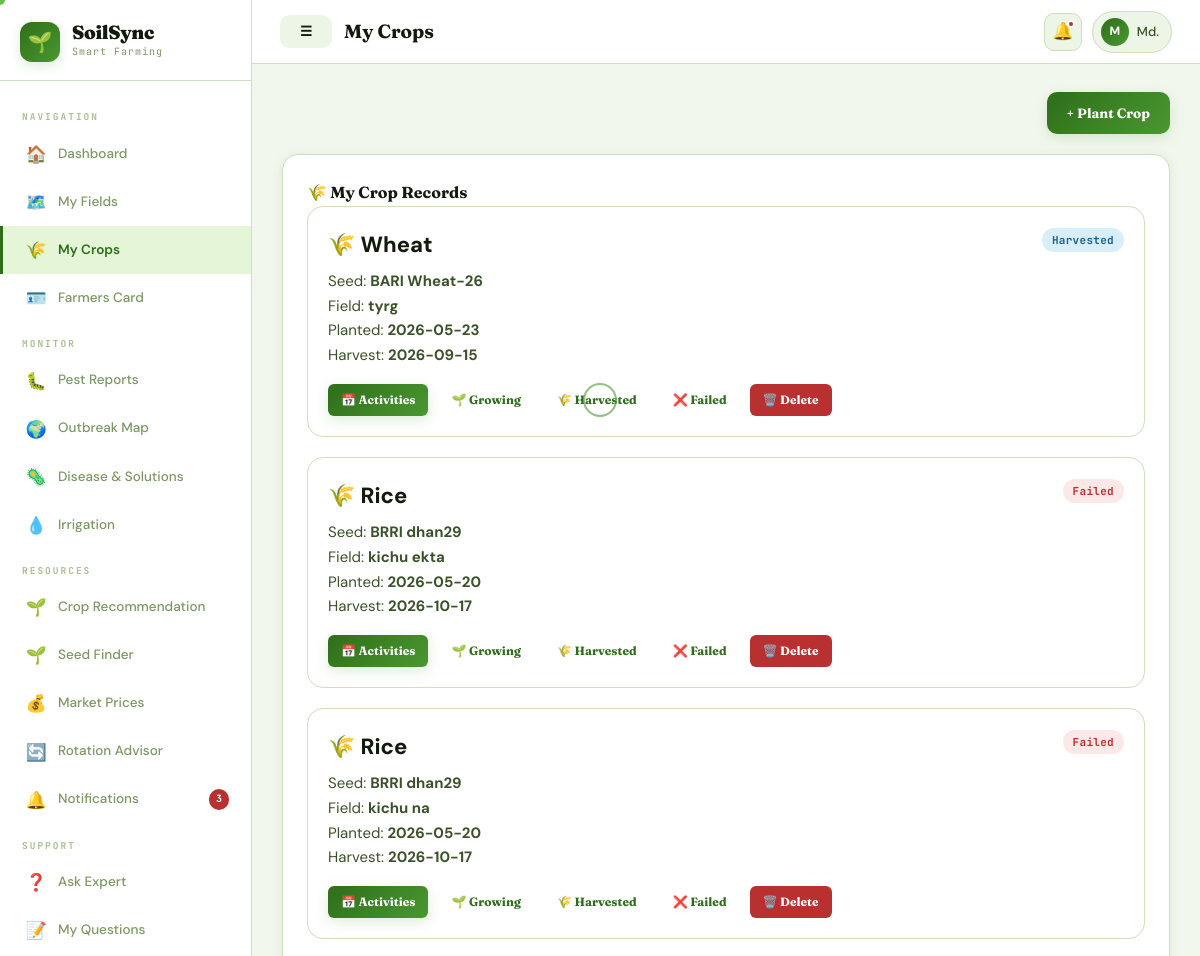
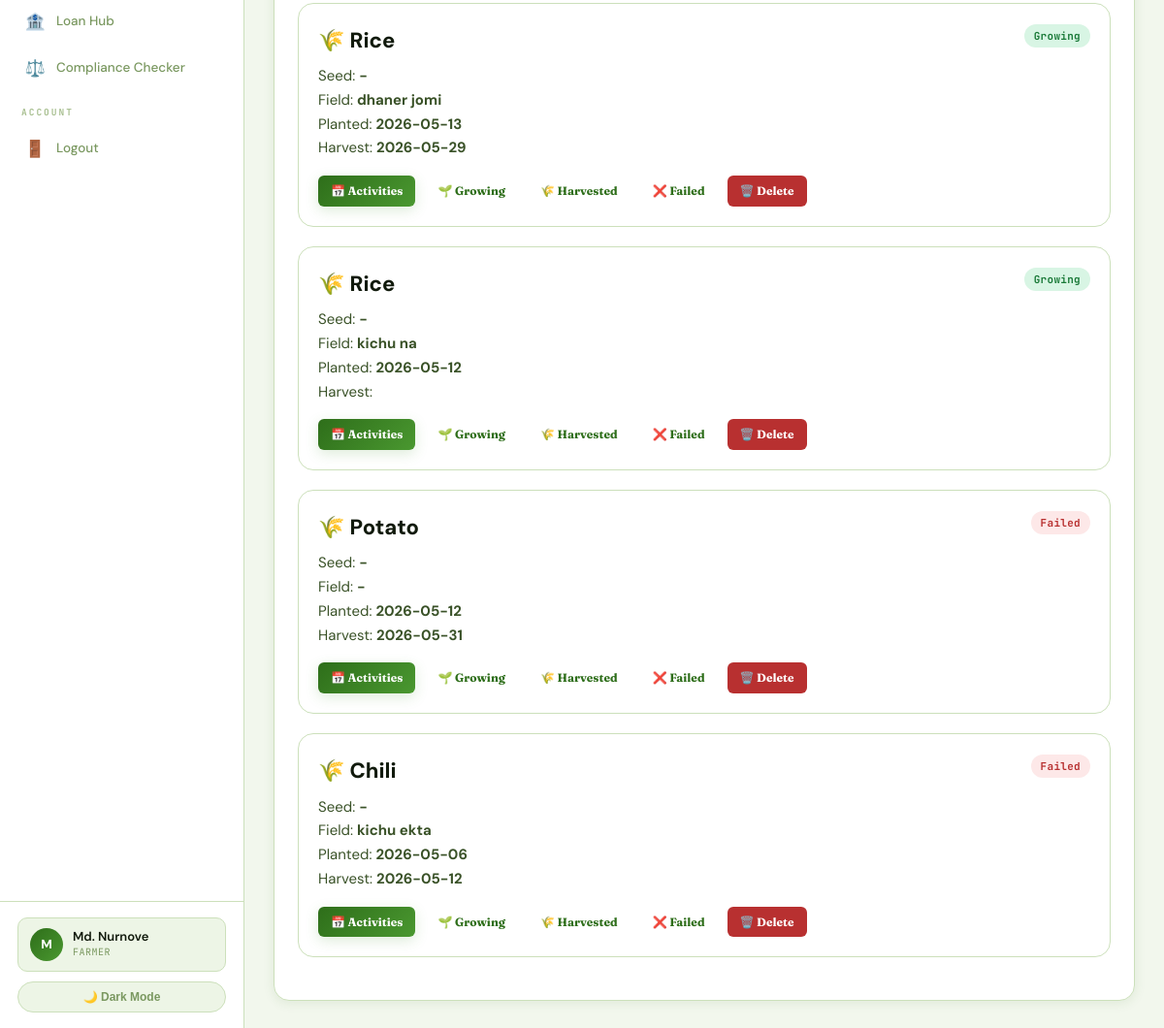
The app's page /crops.php (signed in) with its own data (2 pictures, top to bottom).
### tables this page shows
CREATE TABLE `users` (
  `id` int(11) NOT NULL,
  `name` varchar(100) NOT NULL,
  `phone` varchar(20) NOT NULL,
  `password` varchar(255) NOT NULL,
  `role` enum('farmer','expert','admin') DEFAULT 'farmer',
  `location_id` int(11) DEFAULT NULL,
  `created_at` timestamp NOT NULL DEFAULT current_timestamp(),
  `fc_card_number` varchar(20) DEFAULT NULL,
  `fc_category` enum('landless','marginal','small','medium','large') DEFAULT NULL,
  `fc_land_size` decimal(8,2) DEFAULT NULL,
  `fc_bank_account` varchar(30) DEFAULT NULL,
  `fc_registered_at` datetime DEFAULT NULL,
  `fc_phase` enum('pre_pilot','pilot','national') DEFAULT NULL
);

CREATE TABLE `farmer_crops` (
  `id` int(11) NOT NULL,
  `user_id` int(11) NOT NULL,
  `crop_id` int(11) NOT NULL,
  `field_id` int(11) DEFAULT NULL,
  `seed_id` int(11) DEFAULT NULL,
  `planted_date` date NOT NULL,
  `expected_harvest` date DEFAULT NULL,
  `status` enum('growing','harvested','failed') DEFAULT 'growing',
  `created_at` timestamp NOT NULL DEFAULT current_timestamp()
);

CREATE TABLE `crops` (
  `id` int(11) NOT NULL,
  `name` varchar(100) NOT NULL,
  `description` text DEFAULT NULL
);

CREATE TABLE `seeds` (
  `id` int(11) NOT NULL,
  `crop_id` int(11) NOT NULL,
  `name` varchar(100) NOT NULL,
  `type` varchar(50) DEFAULT NULL,
  `yield_info` text DEFAULT NULL,
  `pest_resistance` tinyint(1) DEFAULT 0,
  `harvest_days` int(11) DEFAULT NULL
);

CREATE TABLE `fields` (
  `id` int(11) NOT NULL,
  `user_id` int(11) NOT NULL,
  `name` varchar(100) NOT NULL,
  `area` decimal(10,2) DEFAULT NULL,
  `soil_type` enum('Sandy','Clay','Loamy','Silt','Peaty','Chalky') NOT NULL,
  `location_id` int(11) DEFAULT NULL,
  `created_at` timestamp NOT NULL DEFAULT current_timestamp()
);

### db.php (called while the page is built, shortened)
<?php
function isLoggedIn(): bool {
    return isset($_SESSION['user_id']) && !empty($_SESSION['user_id']);
}
function currentUser($conn): ?array {
    $id = (int)$_SESSION['user_id'];
    $r = $conn->query("
        SELECT u.*, l.division, l.district
        FROM users u
        LEFT JOIN locations l ON u.location_id=l.id
        WHERE u.id=$id
        LIMIT 1
    ");
    return $r ? $r->fetch_assoc() : null;
}
function unreadCount($conn, int $uid): int {
    $r = $conn->query("
        SELECT COUNT(*) AS c
        FROM notifications
        WHERE user_id=$uid AND is_read=0
    ");
    return $r ? (int)$r->fetch_assoc()['c'] : 0;
}
?>

### crops.php (the view, shortened to what this page needs)
<?php
require_once 'db.php';
$pageTitle = 'My Crops';
$activeNav = 'crops';
$user = currentUser($conn);
$uid = (int)$user['id'];
$myCrops = $conn->query("
SELECT
    fc.*,
    c.name AS crop_name,
    f.name AS field_name,
    s.name AS seed_name,
    s.type AS seed_type
FROM farmer_crops fc
JOIN crops c
ON fc.crop_id = c.id
LEFT JOIN fields f
ON fc.field_id = f.id
LEFT JOIN seeds s
ON fc.seed_id = s.id
WHERE fc.user_id = $uid
ORDER BY fc.created_at DESC
");
include 'layout.php';
?>
<div style="
    display:flex;
    justify-content:flex-end;
    margin-bottom:20px;
">
    <a
        href="crops.php?action=add"
        class="btn btn-primary"
    >
        + Plant Crop
    </a>
</div>
<div class="card">
<div class="card-title">
    🌾 My Crop Records
</div>
<?php if ($myCrops->num_rows === 0): ?>
<div class="empty-state">
    <div class="empty-icon">
        🌾
    </div>
    <p>No crops yet</p>
</div>
<?php else: ?>
<?php while ($cr = $myCrops->fetch_assoc()): ?>
<?php
$s = $cr['status'] ?? 'growing';
$scls =
    $s === 'growing'
    ? 'badge-success'
    : (
        $s === 'harvested'
        ? 'badge-info'
        : 'badge-danger'
    );
?>
<div style="
    border:1px solid var(--border);
    border-radius:16px;
    padding:20px;
    margin-bottom:20px;
    background:var(--surface);
">
    <div style="
        display:flex;
        justify-content:space-between;
        align-items:flex-start;
        gap:20px;
        flex-wrap:wrap;
    ">
        <div>
            <div style="
                font-size:22px;
                font-weight:800;
                margin-bottom:6px;
            ">
                🌾 <?= htmlspecialchars($cr['crop_name']) ?>
            </div>
            <div style="color:var(--text2)">
                Seed:
                <b><?= htmlspecialchars($cr['seed_name'] ?? '-') ?></b>
            </div>
            <div style="color:var(--text2)">
                Field:
                <b><?= htmlspecialchars($cr['field_name'] ?? '-') ?></b>
            </div>
            <div style="color:var(--text2)">
                Planted:
                <b><?= $cr['planted_date'] ?></b>
            </div>
            <div style="color:var(--text2)">
                Harvest:
                <b><?= $cr['expected_harvest'] ?></b>
            </div>
        </div>
        <div>
            <span class="badge <?= $scls ?>">
                <?= ucfirst($s) ?>
            </span>
        </div>
    </div>
    <div style="
        display:flex;
        gap:10px;
        flex-wrap:wrap;
        margin-top:16px;
    ">
        <a
            href="activity_schedule.php?crop=<?= $cr['id'] ?>"
            class="btn btn-primary btn-sm"
        >
            📅 Activities
        </a>
        <a
            href="crops.php?status=growing&cid=<?= $cr['id'] ?>"
            class="btn btn-success btn-sm"
        >
            🌱 Growing
        </a>
        <a
            href="crops.php?status=harvested&cid=<?= $cr['id'] ?>"
            class="btn btn-info btn-sm"
        >
            🌾 Harvested
        </a>
        <a
            href="crops.php?status=failed&cid=<?= $cr['id'] ?>"
            class="btn btn-warning btn-sm"
        >
            ❌ Failed
        </a>
        <a
            href="crops.php?delete=<?= $cr['id'] ?>"
            class="btn btn-danger btn-sm"
            onclick="return confirm('Delete crop?')"
        >
            🗑️ Delete
        </a>
    </div>
</div>
<?php endwhile; ?>
<?php endif; ?>
</div>
<?php include 'layout_end.php'; ?>

### layout.php (shortened to what this page needs)
<?php
$user        = currentUser($conn);
$uid         = $user ? (int)$user['id'] : 0;
$userName    = $user['name'] ?? 'User';
$userInitial = strtoupper(substr($userName, 0, 1));
$userRole    = $user['role'] ?? 'farmer';
$notifCount  = $uid ? unreadCount($conn, $uid) : 0;
$nav = [];
switch ($userRole) {
 case 'farmer':
$nav = [
  'main' => [
    ['href'=>'dashboard.php','icon'=>'🏠','label'=>'Dashboard','key'=>'dashboard'],
    ['href'=>'fields.php','icon'=>'🗺️','label'=>'My Fields','key'=>'fields'],
    ['href'=>'crops.php','icon'=>'🌾','label'=>'My Crops','key'=>'crops'],
    ['href'=>'farmers_card.php','icon'=>'🪪','label'=>'Farmers Card','key'=>'farmers_card'],
  ],
  'monitor' => [
    ['href'=>'pest_report.php','icon'=>'🐛','label'=>'Pest Reports','key'=>'pest'],
    ['href'=>'outbreak_map.php','icon'=>'🌍','label'=>'Outbreak Map','key'=>'outbreak'],
    ['href'=>'disease.php','icon'=>'🦠','label'=>'Disease & Solutions','key'=>'disease'],
    ['href'=>'irrigation.php','icon'=>'💧','label'=>'Irrigation','key'=>'irrigation'],
  ],
  'resources' => [
    ['href'=>'crop_recommend.php','icon'=>'🌱','label'=>'Crop Recommendation','key'=>'crop_recommend'],
    ['href'=>'seeds.php','icon'=>'🌱','label'=>'Seed Finder','key'=>'seeds'],
    ['href'=>'market.php','icon'=>'💰','label'=>'Market Prices','key'=>'market'],
    ['href'=>'crop_rotation.php','icon'=>'🔄','label'=>'Rotation Advisor','key'=>'rotation'],
    ['href'=>'notifications.php','icon'=>'🔔','label'=>'Notifications','key'=>'notifications','badge'=>$notifCount],
  ],
  'support' => [
    ['href'=>'faq.php','icon'=>'❓','label'=>'Ask Expert','key'=>'faq'],
    ['href'=>'my_questions.php','icon'=>'📝','label'=>'My Questions','key'=>'myq'],
    ['href'=>'loan_hub.php','icon'=>'🏦','label'=>'Loan Hub','key'=>'loan_hub'],
    ['href'=>'compliance_checker.php','icon'=>'⚖️','label'=>'Compliance Checker','key'=>'compliance'],
  ],
];
break;
}
?>
<!DOCTYPE html>
<html lang="en" data-theme="light">
<head>
  <link rel="stylesheet" href="style.css">
</head>
<body>
<div class="app-layout">
  <aside class="sidebar" id="sidebar">
    <div class="sidebar-logo">
      <div class="logo-badge">🌱</div>
      <div class="logo-text-wrap">
        <div class="logo-name">SoilSync</div>
        <div class="logo-tag">Smart Farming</div>
      </div>
    </div>
    <nav class="sidebar-nav">
      <?php
      $sectionLabels = [
        'main'=>'Navigation',
        'monitor'=>'Monitor',
        'resources'=>'Resources',
        'expert'=>'Expert Tools',
        'admin'=>'Administration'
      ];
      foreach ($nav as $section => $items):
      ?>
        <div class="nav-section-label">
          <?= $sectionLabels[$section] ?? ucfirst($section) ?>
        </div>
        <?php foreach ($items as $item):
          $isActive = ($activeNav ?? '') === $item['key'];
        ?>
          <a href="<?= $item['href'] ?>" class="nav-item <?= $isActive ? 'active' : '' ?>">
            <span class="nav-ic"><?= $item['icon'] ?></span>
            <span><?= $item['label'] ?></span>
            <?php if (!empty($item['badge']) && $item['badge'] > 0): ?>
              <span class="nav-badge"><?= $item['badge'] ?></span>
            <?php endif; ?>
          </a>
        <?php endforeach; ?>
      <?php endforeach; ?>
      <div class="nav-section-label">Account</div>
      <a href="logout.php" class="nav-item">
        <span class="nav-ic">🚪</span>
        <span>Logout</span>
      </a>
    </nav>
    <div class="sidebar-footer">
      <div class="sidebar-user">
        <div class="u-av"><?= $userInitial ?></div>
        <div>
          <div class="u-name"><?= htmlspecialchars($userName) ?></div>
          <div class="u-role"><?= ucfirst($userRole) ?></div>
        </div>
      </div>
      <button class="theme-btn" onclick="toggleTheme()">
        🌙 Dark Mode
      </button>
    </div>
  </aside>
  <div class="main-wrap">
    <header class="topbar">
      <div class="topbar-left">
        <button class="mobile-menu-btn btn" id="mobileMenuBtn">☰</button>
        <span class="topbar-title"><?= htmlspecialchars($pageTitle ?? 'Dashboard') ?></span>
      </div>
      <div class="topbar-right">
        <a href="notifications.php" class="topbar-notif-btn">
          🔔
          <?php if ($notifCount > 0): ?>
            <span class="notif-dot"></span>
          <?php endif; ?>
        </a>
        <div class="topbar-user">
          <div class="t-av"><?= $userInitial ?></div>
          <span><?= htmlspecialchars(explode(' ', $userName)[0]) ?></span>
        </div>
      </div>
    </header>
    <div class="page-body">

### records on screen
users: name "M", name "Md. Nurnove", role "FARMER", name "Md."
farmer_crops: crop.name "Wheat", seed.name "BARI Wheat-26", field.name "tyrg", planted_date "2026-05-23", expected_harvest "2026-09-15", status "Harvested"
farmer_crops: crop.name "Rice", seed.name "BRRI dhan29", field.name "kichu ekta", planted_date "2026-05-20", expected_harvest "2026-10-17", status "Failed"
farmer_crops: crop.name "Rice", seed.name "BRRI dhan29", field.name "kichu na", planted_date "2026-05-20", expected_harvest "2026-10-17", status "Failed"
farmer_crops: crop.name "Rice", seed_name "-", field.name "dhaner jomi", planted_date "2026-05-13", expected_harvest "2026-05-29", status "Growing"
farmer_crops: crop.name "Rice", seed_name "-", field.name "kichu na", planted_date "2026-05-12", status "Growing"
farmer_crops: crop.name "Potato", seed_name "-", field_name "-", planted_date "2026-05-12", expected_harvest "2026-05-31", status "Failed"
farmer_crops: crop.name "Chili", seed_name "-", field.name "kichu ekta", planted_date "2026-05-06", expected_harvest "2026-05-12", status "Failed"

### other values on screen
$sectionLabels[$section] "NAVIGATION"
$item['icon'] "🏠"
$item['label'] "Dashboard"
$item['icon'] "🗺️"
$item['label'] "My Fields"
$item['icon'] "🌾"
$item['label'] "My Crops"
$item['icon'] "🪪"
$item['label'] "Farmers Card"
$sectionLabels[$section] "MONITOR"
$item['icon'] "🐛"
$item['label'] "Pest Reports"
$item['icon'] "🌍"
$item['label'] "Outbreak Map"
$item['icon'] "🦠"
